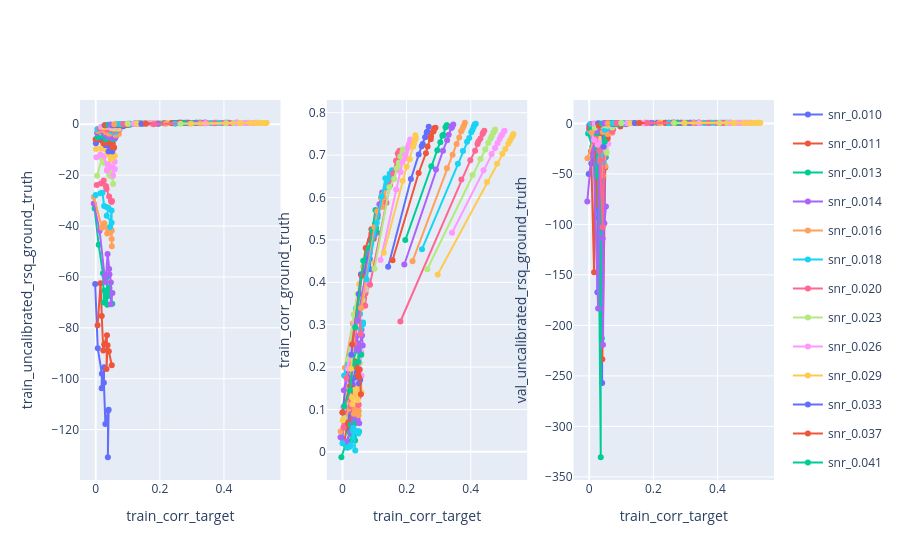

Write notebook code for a chart like this one.
### Code cell
analysis.xy_plots([
    # Total v. signal fitting
    # ('train_uncalibrated_rsq_target', 'train_uncalibrated_rsq_ground_truth'),
    # ('train_uncalibrated_rsq_target', 'train_corr_ground_truth'),
    ('train_corr_target', 'train_uncalibrated_rsq_ground_truth'),
    ('train_corr_target', 'train_corr_ground_truth'),
    # Train-total v. val-signal fitting
    ('train_corr_target', 'val_uncalibrated_rsq_ground_truth'),
    # ('train_corr_target', 'val_corr_ground_truth'),
    # Betas
    # ('train_corr_target', 'train_beta_ground_truth'),
    # ('train_corr_target', 'val_beta_ground_truth'),
])
